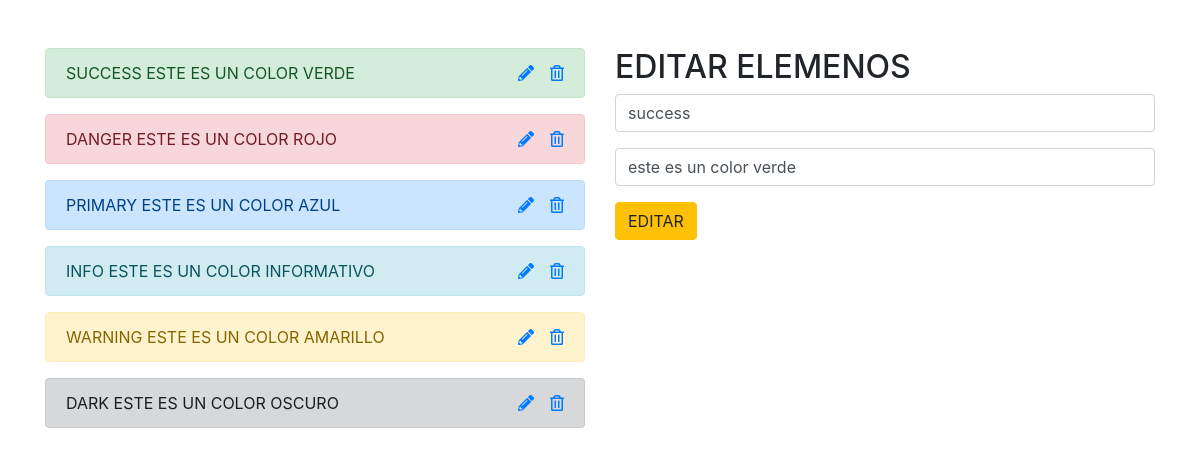
Page /index.php?id=1 on the committed database.
### tables this page shows
CREATE TABLE `colores` (
  `id` int(11) NOT NULL,
  `color` varchar(255) NOT NULL,
  `descripcion` varchar(255) NOT NULL
);

### index.php (the view, shortened to what this page needs)
<?php
include_once 'conexion.php';
$sql_leer = 'SELECT * FROM colores';
$gsent = $pdo->prepare($sql_leer);
$gsent ->execute();
$resultado = $gsent->fetchAll();
if($_GET){
    $id = $_GET['id'];
    $sql_unico = 'SELECT * FROM colores WHERE id=?';
    $gsent_unico = $pdo->prepare($sql_unico);
    $gsent_unico->execute(Array($id));
    $resultado_unico =$gsent_unico->fetch();
}
?>
<!doctype html>
<html lang="en">
<head>
    <link rel="stylesheet" href="https://stackpath.bootstrapcdn.com/bootstrap/4.1.3/css/bootstrap.min.css"
>
    <link rel="stylesheet" href="https://use.fontawesome.com/releases/v5.5.0/css/all.css">
</head>
<body>
    <div class="container mt-5">
        <div class="row">
            <div class="col-md-6">
                <?php foreach($resultado as  $dato):  ?>
                    <div class="alert alert-<?php echo $dato['color'] ?> text-uppercase" role="alert">
                        <?php echo $dato['color'] ?>
                        <?php echo $dato['descripcion'] ?>
                        <a href="eliminar.php?id=<?php echo $dato['id'] ?>" class="float-right ml-3">
                            <i class="far fa-trash-alt"></i>
                        </a>
                        <a href="index.php?id=<?php echo $dato['id'] ?>" class="float-right">
                            <i class="fas fa-pencil-alt"></i>
                        </a>
                    </div>
                <?php endforeach ?>
            </div>
            <?php if($_GET): ?>
                <div class="col-md-6">
                    <h2>EDITAR ELEMENOS</h2>
                    <form method="GET" action="editar.php">
                        <input type="text" class="form-control" name="color" value="<?php echo $resultado_unico['color']?>" >
                        <input type="text" class="form-control mt-3" name="descripcion" value="<?php echo $resultado_unico['descripcion']?>" >
                        <button class="btn btn-warning mt-3">EDITAR</button>
                    </form>
                </div>
            <?php endif ?>
        </div>
    </div>
</body>
</html>

### rows in the picture
colores: color "SUCCESS", descripcion "ESTE ES UN COLOR VERDE", color "success", descripcion "este es un color verde"
colores: color "DANGER", descripcion "ESTE ES UN COLOR ROJO"
colores: color "PRIMARY", descripcion "ESTE ES UN COLOR AZUL"
colores: color "INFO", descripcion "ESTE ES UN COLOR INFORMATIVO"
colores: color "WARNING", descripcion "ESTE ES UN COLOR AMARILLO"
colores: color "DARK", descripcion "ESTE ES UN COLOR OSCURO"
